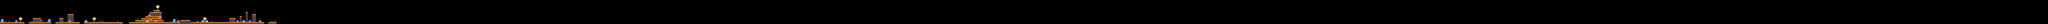

Rendered tile map (Tiled .tmx) drawn with the repository's tilesets; below, a short description and the map source with its tile grids summarised:
An orthogonal 1000x12 tile map with 48x48 px tiles, 2 tile layers (Terrain, Crystal) and 15 objects.

<map version="1.0" orientation="orthogonal" width="1000" height="12" tilewidth="48" tileheight="48">
 <tileset firstgid="1" name="Assets_48" tilewidth="48" tileheight="48">
  <image source="Assets_48.png" trans="ff00ff" width="720" height="432" />
  <tile id="51">
   <properties>
    <property name="collision" value="true" />
   </properties>
  </tile>
  <tile id="53">
   <properties>
    <property name="collision" value="true" />
   </properties>
  </tile>
  <tile id="55">
   <properties>
    <property name="collision" value="true" />
   </properties>
  </tile>
  <tile id="57">
   <properties>
    <property name="collision" value="true" />
   </properties>
  </tile>
  <tile id="105">
   <properties>
    <property name="collision" value="true" />
   </properties>
  </tile>
  <tile id="107">
   <properties>
    <property name="collision" value="true" />
   </properties>
  </tile>
  <tile id="109">
   <properties>
    <property name="collision" value="true" />
   </properties>
  </tile>
 </tileset>
 <layer name="Terrain" width="1000" height="12">
  <data>[12000 cells, 262 non-empty, 28 distinct tile ids]</data>
 </layer>
 <layer name="Crystal" width="1000" height="12">
  <data>[12000 cells, 69 non-empty, 23 distinct tile ids]</data>
 </layer>
 <objectgroup name="Collision" width="1000" height="12">
  <object x="361" y="492" width="46" height="30" />
  <object x="1602" y="492" width="56" height="32" />
  <object x="1990" y="492" width="50" height="32" />
  <object x="3430" y="498" width="50" height="24" />
  <object x="3626" y="488" width="38" height="36" />
  <object x="3722" y="392" width="44" height="36" />
  <object x="3468" y="348" width="68" height="32" />
  <object x="4151" y="491" width="52" height="34" />
  <object x="4730" y="494" width="48" height="30" />
  <object x="4828" y="488" width="44" height="34" />
  <object x="5540" y="490" width="50" height="34" />
  <object x="5694" y="494" width="40" height="30" />
  <object x="5830" y="492" width="52" height="32" />
  <object x="6072" y="496" width="50" height="30" />
  <object x="6334" y="480" width="134" height="44">
   <properties>
    <property name="finish" value="true" />
   </properties>
  </object>
 </objectgroup>
</map>